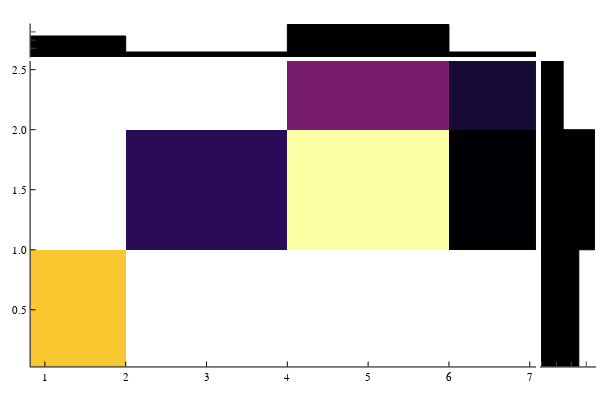

The notebook cell this image was saved under:
### Code cell
using RDatasets, StatsPlots
iris = dataset("datasets", "iris")
@df iris marginalhist(:PetalLength, :PetalWidth)

### Figure 1 — Plotly figure (JSON) as saved in the notebook; plotly's stock layout.template omitted (floating-point values rounded to 4 significant figures; data arrays with more than 128 entries replaced by an {"elided": "..."} marker saying what was removed)
{"data": [{"colorbar": {"title": ""}, "colorscale": {"elided": "256x2 mixed values"}, "hoverinfo": "none", "name": "y1", "showlegend": false, "showscale": false, "type": "heatmap", "x": [0, 2, 4, 6, 8], "xaxis": "x1", "y": [0, 1, 2, 3], "yaxis": "y2", "z": [[50, null, null, null], [null, 11, 57, 3], [null, null, 21, 8]], "zmax": 57, "zmin": 3}, {"fill": "tozeroy", "fillcolor": "rgba(0, 0, 0, 1.000)", "hoverinfo": "none", "legendgroup": "y1", "line": {"color": "rgba(0, 0, 0, 1.000)", "dash": "solid", "width": 1}, "mode": "lines", "name": "y1", "showlegend": true, "type": "scatter", "x": [0, 0, 2, 2, 0, 0], "xaxis": "x1", "y": [50, 0, 0, 50, 50, 50], "yaxis": "y1"}, {"fill": "tozeroy", "fillcolor": "rgba(0, 0, 0, 1.000)", "hoverinfo": "none", "legendgroup": "y1", "line": {"color": "rgba(0, 0, 0, 1.000)", "dash": "solid", "width": 1}, "mode": "lines", "name": "y1", "showlegend": false, "type": "scatter", "x": [2, 2, 4, 4, 2, 2], "xaxis": "x1", "y": [11, 0, 0, 11, 11, 11], "yaxis": "y1"}, {"fill": "tozeroy", "fillcolor": "rgba(0, 0, 0, 1.000)", "hoverinfo": "none", "legendgroup": "y1", "line": {"color": "rgba(0, 0, 0, 1.000)", "dash": "solid", "width": 1}, "mode": "lines", "name": "y1", "showlegend": false, "type": "scatter", "x": [4, 4, 6, 6, 4, 4], "xaxis": "x1", "y": [78, 0, 0, 78, 78, 78], "yaxis": "y1"}, {"fill": "tozeroy", "fillcolor": "rgba(0, 0, 0, 1.000)", "hoverinfo": "none", "legendgroup": "y1", "line": {"color": "rgba(0, 0, 0, 1.000)", "dash": "solid", "width": 1}, "mode": "lines", "name": "y1", "showlegend": false, "type": "scatter", "x": [6, 6, 8, 8, 6, 6], "xaxis": "x1", "y": [11, 0, 0, 11, 11, 11], "yaxis": "y1"}, {"fill": "tozeroy", "fillcolor": "rgba(0, 0, 0, 1.000)", "hoverinfo": "none", "legendgroup": "y1", "line": {"color": "rgba(0, 0, 0, 1.000)", "dash": "solid", "width": 1}, "mode": "lines", "name": "y1", "showlegend": true, "type": "scatter", "x": [50, 0, 0, 50, 50, 50], "xaxis": "x3", "y": [0, 0, 1, 1, 0, 0], "yaxis": "y2"}, {"fill": "tozeroy", "fillcolor": "rgba(0, 0, 0, 1.000)", "hoverinfo": "none", "legendgroup": "y1", "line": {"color": "rgba(0, 0, 0, 1.000)", "dash": "solid", "width": 1}, "mode": "lines", "name": "y1", "showlegend": false, "type": "scatter", "x": [71, 0, 0, 71, 71, 71], "xaxis": "x3", "y": [1, 1, 2, 2, 1, 1], "yaxis": "y2"}, {"fill": "tozeroy", "fillcolor": "rgba(0, 0, 0, 1.000)", "hoverinfo": "none", "legendgroup": "y1", "line": {"color": "rgba(0, 0, 0, 1.000)", "dash": "solid", "width": 1}, "mode": "lines", "name": "y1", "showlegend": false, "type": "scatter", "x": [29, 0, 0, 29, 29, 29], "xaxis": "x3", "y": [2, 2, 3, 3, 2, 2], "yaxis": "y2"}], "layout": {"annotations": [], "height": 400, "margin": {"b": 20, "l": 0, "r": 0, "t": 20}, "paper_bgcolor": "rgba(255, 255, 255, 1.000)", "plot_bgcolor": "rgba(255, 255, 255, 1.000)", "showlegend": false, "width": 600, "xaxis1": {"anchor": "y2", "domain": [0.05101, 0.8933], "gridcolor": "rgba(0, 0, 0, 0.100)", "gridwidth": 0.5, "linecolor": "rgba(0, 0, 0, 1.000)", "mirror": false, "range": [0.823, 7.077], "showgrid": false, "showline": true, "showticklabels": true, "tickangle": 0, "tickcolor": "rgb(0, 0, 0)", "tickfont": {"color": "rgba(0, 0, 0, 1.000)", "family": "sans-serif", "size": 11}, "tickmode": "array", "ticks": "inside", "ticktext": ["1", "2", "3", "4", "5", "6", "7"], "tickvals": [1, 2, 3, 4, 5, 6, 7], "title": "", "titlefont": {"color": "rgba(0, 0, 0, 1.000)", "family": "sans-serif", "size": 15}, "type": "-", "visible": true, "zeroline": false, "zerolinecolor": "rgba(0, 0, 0, 1.000)"}, "xaxis3": {"anchor": "y2", "domain": [0.8999, 0.9934], "gridcolor": "rgba(0, 0, 0, 0.100)", "gridwidth": 0.5, "linecolor": "rgba(0, 0, 0, 1.000)", "mirror": false, "range": [-2.13, 73.13], "showgrid": false, "showline": true, "showticklabels": false, "tickangle": 0, "ticks": "inside", "title": "", "type": "-", "visible": true, "zeroline": false, "zerolinecolor": "rgba(0, 0, 0, 1.000)"}, "yaxis1": {"anchor": "x1", "domain": [0.8959, 0.9902], "gridcolor": "rgba(0, 0, 0, 0.100)", "gridwidth": 0.5, "linecolor": "rgba(0, 0, 0, 1.000)", "mirror": false, "range": [-2.34, 80.34], "showgrid": false, "showline": true, "showticklabels": false, "tickangle": 0, "ticks": "inside", "title": "", "type": "-", "visible": true, "zeroline": false, "zerolinecolor": "rgba(0, 0, 0, 1.000)"}, "yaxis2": {"anchor": "x1", "domain": [0.03762, 0.886], "gridcolor": "rgba(0, 0, 0, 0.100)", "gridwidth": 0.5, "linecolor": "rgba(0, 0, 0, 1.000)", "mirror": false, "range": [0.028, 2.572], "showgrid": false, "showline": true, "showticklabels": true, "tickangle": 0, "tickcolor": "rgb(0, 0, 0)", "tickfont": {"color": "rgba(0, 0, 0, 1.000)", "family": "sans-serif", "size": 11}, "tickmode": "array", "ticks": "inside", "ticktext": ["0.5", "1.0", "1.5", "2.0", "2.5"], "tickvals": [0.5, 1, 1.5, 2, 2.5], "title": "", "titlefont": {"color": "rgba(0, 0, 0, 1.000)", "family": "sans-serif", "size": 15}, "type": "-", "visible": true, "zeroline": false, "zerolinecolor": "rgba(0, 0, 0, 1.000)"}}}
